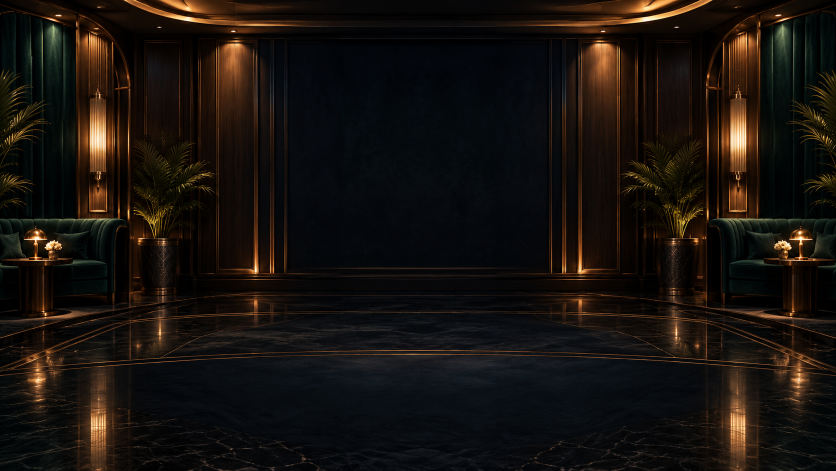
#> input picture docs/art-source/vesper-salon.png, 1672 x 941 px (shown at 1/2 size)
$ python prepare-unity-art.py
#> lines starting #> are read from the running program, lines starting #| are printed output that depends on the picture; pictures that were not available may be replaced by others from this repository, and a replacement may not be noted
"""Rebuild deployment WebPs from original project art masters. Requires Pillow."""
from PIL import Image
from pathlib import Path
root=Path(__file__).resolve().parents[1];src=root/'docs/art-source';b=root/'public/baccarat/art';s=root/'public/shooting/art';b.mkdir(exist_ok=True);s.mkdir(exist_ok=True)
Image.open(src/'vesper-salon.png').save(b/'salon.webp',quality=88,method=6)
im=Image.open(src/'vesper-courts.png');w,h=im.size
#> further down, im is the input picture: PIL image 1672x941 RGB; mean R, G, B 23.4, 17.9, 13.6
#> after `w, h = im.size`: w = 1672; h = 941
for i,k in enumerate(['jack','queen','king']):im.crop((w*i//3,0,w*(i+1)//3,h)).resize((420,840),Image.Resampling.LANCZOS).save(b/(k+'.webp'),quality=86,method=6)
#> this loop made 3 passes
#> pass 1, `for i,k in enumerate(['jack','queen','king']):im.crop((w*i//3,0,w*(i+1..`:
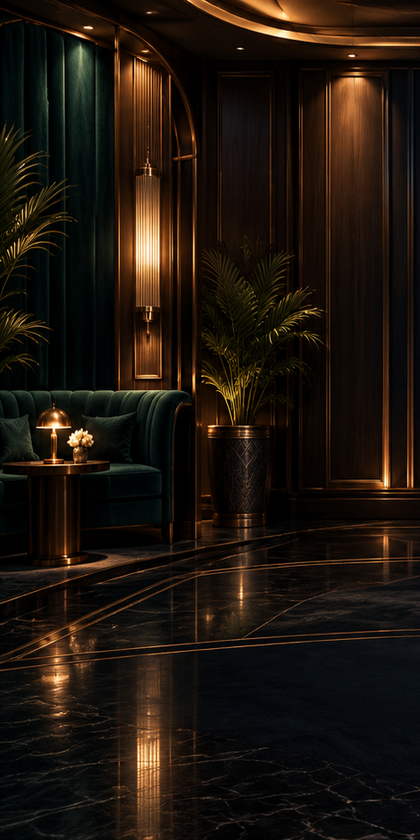
#> saved as jack.webp: PIL image 420x840 RGB; mean R, G, B 29.7, 20.8, 12.8
#> pass 2, `for i,k in enumerate(['jack','queen','king']):im.crop((w*i//3,0,w*(i+1..`:
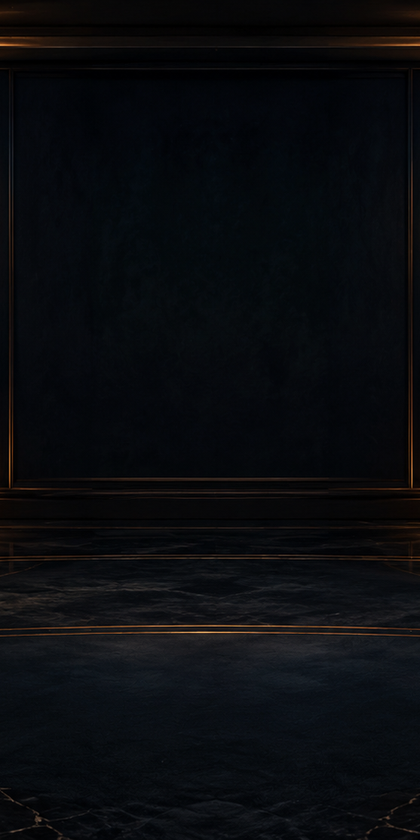
#> saved as queen.webp: PIL image 420x840 RGB; mean R, G, B 9.8, 11.5, 14.6
im=Image.open(src/'shooting-stages.png');w,h=im.size
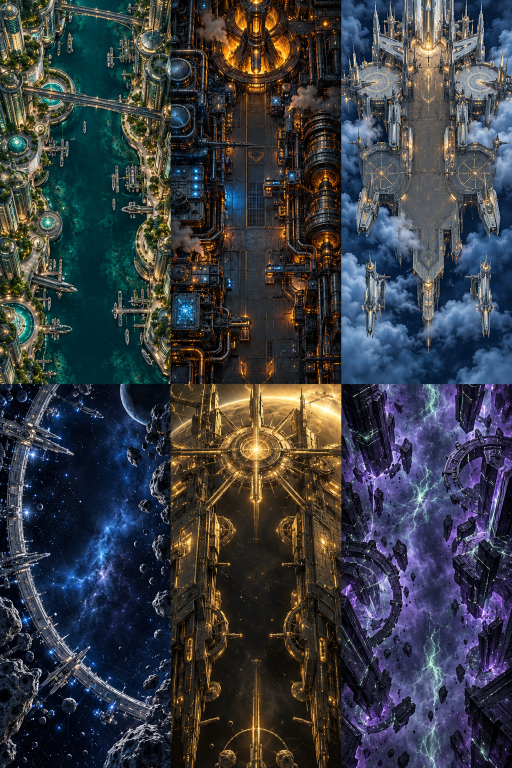
#> input picture docs/art-source/shooting-stages.png, 1024 x 1536 px (shown at 1/2 size)
#> further down, im is the input picture: PIL image 1024x1536 RGB; mean R, G, B 56.5, 60.2, 66.8
#> after `w, h = im.size`: w = 1024; h = 1536
for i in range(6):
 x=i%3;y=i//3;im.crop((w*x//3,h*y//2,w*(x+1)//3,h*(y+1)//2)).save(s/f'stage-{i}.webp',quality=87,method=6)
#> this loop made 6 passes
#> pass 1, `x = i % 3`:
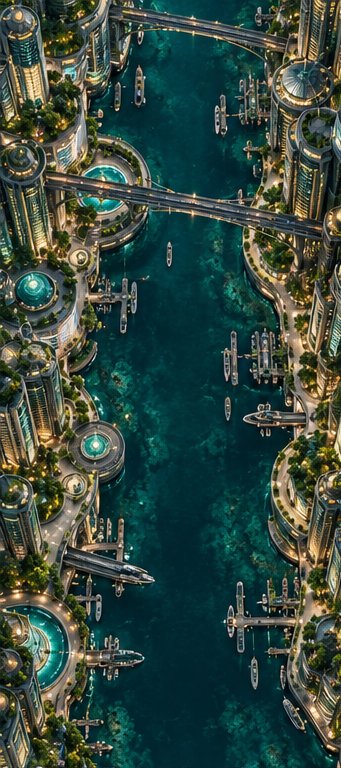
#> saved as stage-0.webp: PIL image 341x768 RGB; mean R, G, B 51.9, 73, 63.8
#> pass 2, `x = i % 3`:
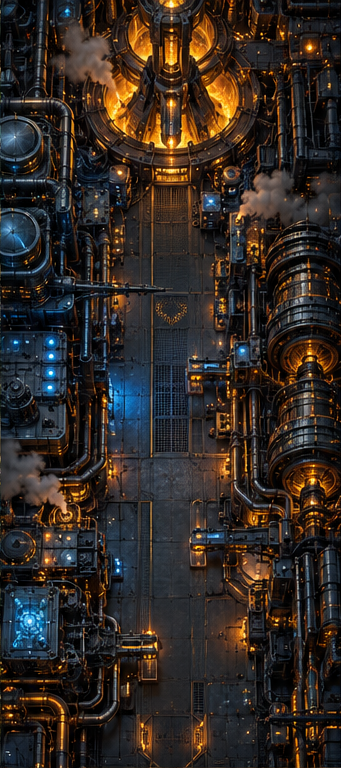
#> saved as stage-1.webp: PIL image 341x768 RGB; mean R, G, B 49.7, 41.6, 36.5
print('Prepared original salon, court portraits and six stage plates')
